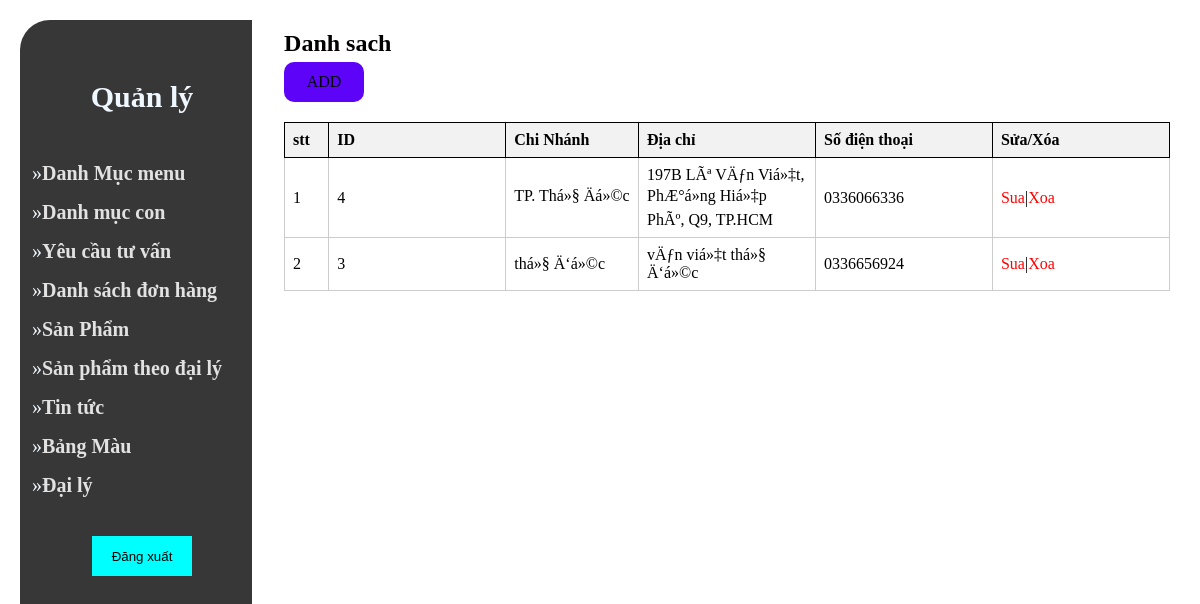
Screenshot of /admin/list.php with the database file from the repository.
### tables this page shows
CREATE TABLE IF NOT EXISTS `agency` (
  `agency_id` int(11) NOT NULL AUTO_INCREMENT,
  `agency_adress` varchar(250) NOT NULL,
  `agency_provine` varchar(50) NOT NULL,
  `agency_phone` decimal(14,0) NOT NULL,
  PRIMARY KEY (`agency_id`)
);

### admin/database.php (called while the page is built, shortened)
<?php
class Database
{
    public $host =DB_HOST;
    public $user = DB_USER;
    public $pass = DB_PASS;
    public $dbname = DB_NAME;
    public $link;
private function connectDB(){
    $this->link = new mysqli($this->host, $this->user, $this-> pass, $this->dbname);
}
public function select($query)
{
    $result = $this->link->query($query) or
    die($this->link->error.__LINE__);
    if($result->num_rows > 0)
    {
        return $result;
    }
    else
    {
        return false;
    }
}
}
?>

### admin/class/agency.php (called while the page is built, shortened)
<?php
include "database.php";
?>
<?php
class Agency
{
    private $db;
    public function __construct()
    {
        $this -> db = new Database();
    }
    public function show_admin()
    {
            $query = "SELECT *  From agency
            order by agency_id desc";
            $result = $this->db->select($query);
            return $result;
    }
}
?>

### admin/list.php (the view)
<?php
include "header.php";
include "slider.php";
include "class/agency.php";
?>
    <?php
    $admin = new Agency;
    $show_admin = $admin -> show_admin();
    ?>
<div class="admin_content_right">
<div class="admin_content_right_cateroty_list">
                    <h1 >Danh sach </h1>
                    <div class ="button_add">
                        <a href="add.php">ADD</a>
                    </div>
                    <table>
                        <tr>
                            <th>stt</th>
                            <th>ID</th>
                            <th>Chi Nhánh</th>
                            <th>Địa chỉ</th>
                            <th>Số điện thoại</th>
                            <th>Sửa/Xóa</th>
                        </tr>
                        <?php
                        if($show_admin)
                        {
                            $i=0;
                            while( $result = $show_admin->fetch_assoc())
                            {$i++;
                        ?>
                        <tr>
                            <td><?php echo $i?></td>
                            <td><?php echo $result['agency_id'] ?></td>
                            <td><?php echo $result['agency_provine']?></td>
                            <td><?php echo $result['agency_adress']?></td>
                            <td>0<?php echo $result['agency_phone']?></td>
                            <td><a href="agencyupdate.php?agency_id=<?php echo $result['agency_id'] ?>">Sua</a>|<a href="agencydelete.php?agency_id=<?php echo $result['agency_id']?>"  onclick="return confirm('Bạn có chắc chắn muốn xóa?')">Xoa</a></td>
                        <?php
                            }
                        }
                        ?>
                    </table>
                </div>
    </section>
</body>
</html>

### admin/style.css (style rules this page uses)
* { max-width: 100%; margin: 0; padding: 0; box-sizing: border-box; outline: none; }
.button_add { background-color: rgb(93, 3, 248); margin-top: 5px; display: flex; justify-content: center; align-items: center; border-radius: 10px; width: 80px; height: 40px; cursor: pointer; margin-bottom: 20px; }
a { text-decoration: none; color: black; }
table { color: black; }
.admin_content_right { width: 80%; padding: 30px 30px 0 12px; }
table { text-align: center; align-items: center; }
.admin_content_right_cateroty_list table { width: 100%; text-align: center; margin-top: 20px; }
.admin_content_right_cateroty_list table tr th,td { border: 1px solid black; }
table { border-collapse: collapse; }
.admin_content_right_cateroty_list table { width: 100%; border-collapse: collapse; }
.admin_content_right_cateroty_list th, .admin_content_right_cateroty_list td { border: 1px solid #ccc; padding: 8px; text-align: left; }
.admin_content_right_cateroty_list th { background-color: #f2f2f2; }
.admin_content_right_cateroty_list th:first-child, .admin_content_right_cateroty_list td:first-child { width: 5%; }
.admin_content_right_cateroty_list th:nth-child(2), .admin_content_right_cateroty_list td:nth-child(2) { width: 20%; }
.admin_content_right_cateroty_list th:nth-child(3), .admin_content_right_cateroty_list td:nth-child(3) { width: 15%; }
.admin_content_right_cateroty_list th:nth-child(4), .admin_content_right_cateroty_list td:nth-child(4) { width: 20%; }
.admin_content_right_cateroty_list th:nth-child(5), .admin_content_right_cateroty_list td:nth-child(5) { width: 20%; }
.admin_content_right_cateroty_list th:nth-child(6), .admin_content_right_cateroty_list td:nth-child(6) { width: 20%; }
.admin_content_right_cateroty_list td a { color: #ff0000; text-decoration: none; }

### rows the page displays
agency: agency_id "4", agency_provine "TP. Thá»§ Äá»©c", agency_adress "197B LÃª VÄƒn Viá»‡t, PhÆ°á»ng Hiá»‡p PhÃº, Q9, TP.HCM", agency_phone "336066336"
agency: agency_id "3", agency_provine "thá»§ Ä‘á»©c", agency_adress "vÄƒn viá»‡t thá»§ Ä‘á»©c", agency_phone "336656924"
